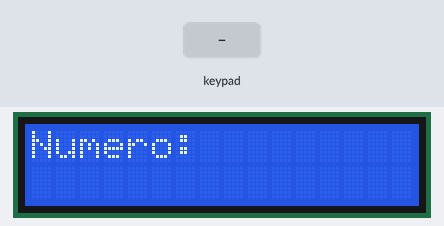
The sketch below on a simulated ESP32. Parts: 16×2 character LCD. Inputs (shaded band) come from the test bench. What the sketch prints to the serial monitor is not drawn.

Above: at 1.2 s.
1.3 s: keypad keys 1 2 # pressed 0.4 s apart
At 2.27 s:
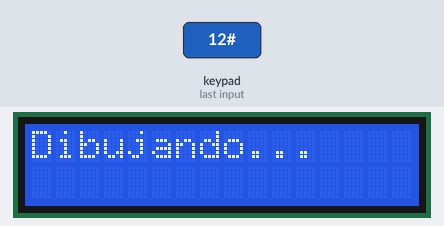
4.0 s: key '1' pressed
At 4.4 s:
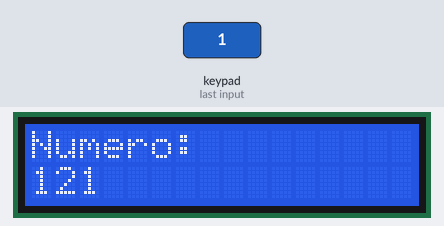
5.5 s: keypad keys 2 5 # pressed 0.4 s apart
At 7.0 s:
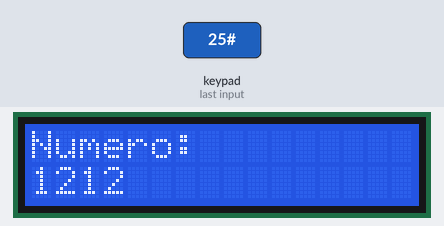
8.2 s: key 'B' pressed
At 8.8 s:
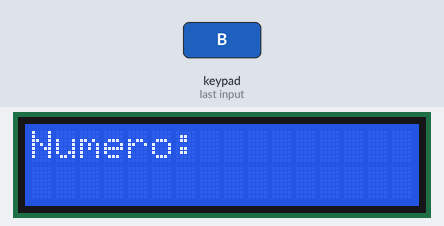
Timing chart, 0 to 10.7 s (numbered marks = the images above; inputs shaded):
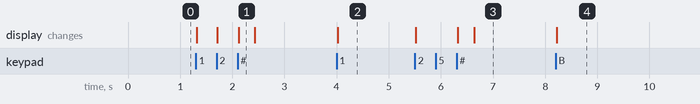

Measured:
- after the input at 1.3 s, the display: first changes at once (image 1 shows a later state)
- after the input at 4.0 s, the display: changes at once (image 2)
- after the input at 5.5 s, the display: changes at once (image 3)
- after the input at 8.2 s, the display: changes at once (image 4)

The sketch:

punto1_teclado.ino
```cpp
#include <Wire.h>
#include <Keypad.h>
#include <LiquidCrystal_I2C.h>

const byte FILAS=4, COLS=4;
char teclas[FILAS][COLS]={{'1','2','3','A'},{'4','5','6','B'},{'7','8','9','C'},{'*','0','#','D'}};
byte pFilas[FILAS]={13,14,27,26};
byte pCols[COLS]={25,33,32,23};
Keypad teclado=Keypad(makeKeymap(teclas),pFilas,pCols,FILAS,COLS);
LiquidCrystal_I2C lcd(0x27,16,2);

String numero="";
void mostrar(){
  lcd.clear();
  lcd.setCursor(0,0); lcd.print("Numero:");
  lcd.setCursor(0,1); lcd.print(numero);
}
void setup(){
  Serial.begin(115200);
  Wire.begin(21,22);
  lcd.init(); lcd.backlight();
  mostrar();
}
void loop(){
  char k=teclado.getKey();
  if(!k) return;
  if(k>='0' && k<='9' && numero.length()<4){ numero+=k; mostrar(); }
  else if(k=='*' && numero.length()){ numero.remove(numero.length()-1); mostrar(); }
  else if(k=='B'){ numero=""; mostrar(); Serial.println("CLEAR"); }
  else if(k=='#' && numero.length()){
    Serial.println("DRAW:"+numero);
    lcd.clear(); lcd.print("Dibujando...");
    delay(300);
    mostrar();
  }
}
```
